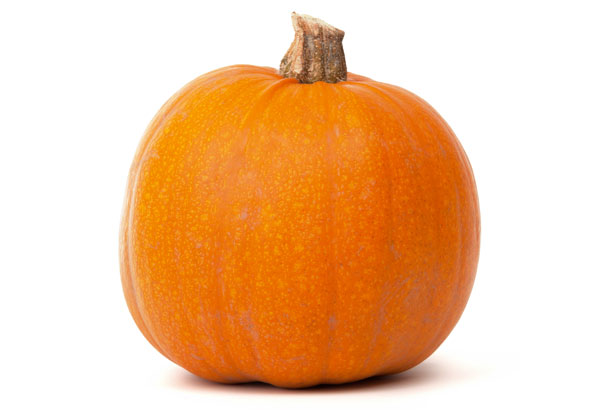
#> input picture pumpkin.jpg, 615 x 410 px
$ python pumpkin.py pumpkin.jpg
#> lines starting #> are read from the running program, lines starting #| are printed output that depends on the picture; after the words box and inside, x2 and y2 are one past the last pixel; in counts of white or black regions, pixels touching at a corner belong together
import numpy as np
import cv2
from sys import argv
import imageio

# Command line arg: file path to image to pumpkinize

def morph_ops(mask):
    little_kernel = np.ones((2,2), np.uint8)
    kernel = np.ones((3,3), np.uint8)
    big_kernel = np.ones((5,5), np.uint8)
    mask = cv2.morphologyEx(mask, cv2.MORPH_DILATE, little_kernel, iterations=1)
    #mask = cv2.morphologyEx(mask, cv2.MORPH_OPEN, kernel, iterations=5)
    smoothed = cv2.blur(mask, (1, 1))
    ret, smoothed = cv2.threshold(smoothed, 0, 255, cv2.THRESH_BINARY+cv2.THRESH_OTSU)
    return smoothed


def main():
    # Get image to pumpkinize from command line arg
    # TODO: whatever user checks are good practice that I will probably ignore
    img_path = argv[1]

    # Load pumpkin
    pum = cv2.imread('pumpkin.jpg')
#> pum is the input picture: shape (410, 615, 3); mean B, G, R 161.3, 198.7, 241.5

    # Load cutout image
    img = cv2.imread(img_path)

    # Resize everything
    print(pum.shape)
#| (410, 615, 3)
    cols, rows, ch = img.shape
#> cols = 410; rows = 615; ch = 3
    print(img.shape)
#| (410, 615, 3)
    if rows > cols:
        img_psize = cv2.resize(img, (280, int(280*float(cols)/rows)))
    else:
        img_psize = cv2.resize(img, (int(200*float(rows)/cols), 200))
    cols, rows, ch = img_psize.shape
#> cols = 186; rows = 280
    print(img_psize.shape)
#| (186, 280, 3)
    roi = pum[135:cols+135, 166:rows+166]
    print(roi.shape)
#| (186, 280, 3)

    # Convert image to grayscale
    gray = cv2.cvtColor(img_psize, cv2.COLOR_BGR2GRAY)
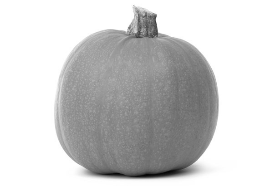
#> gray: shape (186, 280); min 6, max 255, mean 207.2

    # Segment
    ret, mask = cv2.threshold(gray, 10, 255, cv2.THRESH_BINARY+cv2.THRESH_OTSU)
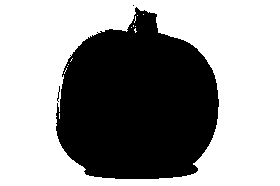
#> mask: shape (186, 280); 60% white; 3 black regions (2 under 20 px), largest, box (x1, y1, x2, y2) and area: (56, 7, 219, 179) 20819
#> ret = 195
    mask = morph_ops(mask)
#> in morph_ops, `mask = cv2.morphologyEx(mask, cv2.MORPH_DILATE, little_kernel, iterati..`: mask: shape (186, 280); 60.9% white; 5 black regions (4 under 20 px), largest, box (x1, y1, x2, y2) and area: (57, 9, 219, 179) 20376
#> in morph_ops, `ret, smoothed = cv2.threshold(smoothed, 0, 255, cv2.THRESH_BINARY+cv2...`: ret = 0
    mask_inv = cv2.bitwise_not(mask)

    # Load light
    light = cv2.imread('light.jpg')
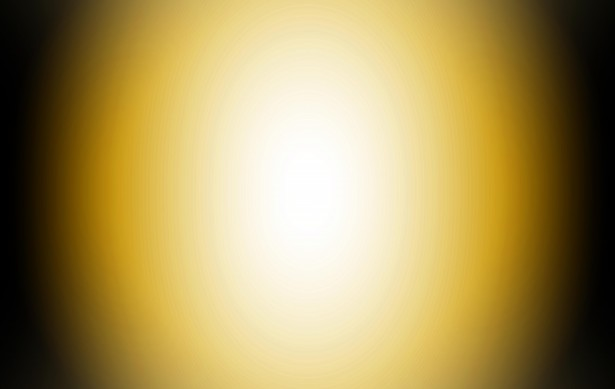
#> input picture light.jpg, 615 x 389 px
#> light is the input picture: shape (389, 615, 3); mean B, G, R 91.8, 149.1, 169.1
    light = cv2.resize(light, (pum.shape[1], pum.shape[0]))
#> light: shape (410, 615, 3)
    light = light[135:cols+135, 166:rows+166]
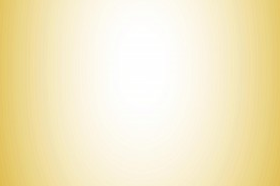
#> light: shape (186, 280, 3); mean B, G, R 197, 234.5, 245.6
    light_darker = light - 20

    # Combine everything
    pum_bg = cv2.bitwise_and(roi, roi, mask = np.uint8(mask))
    light_bg = cv2.bitwise_and(light, light, mask = np.uint8(mask_inv))
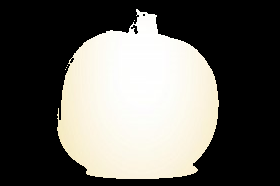
#> light_bg: shape (186, 280, 3); mean B, G, R 92, 97, 98.6
    light_bg_darker = cv2.bitwise_and(light_darker, light_darker, mask = np.uint8(mask_inv))
    both = cv2.add(pum_bg, light_bg)
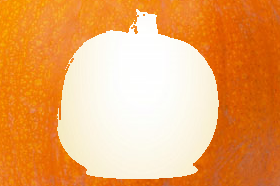
#> both: shape (186, 280, 3); mean B, G, R 102.6, 166.8, 236.6
    both_darker = cv2.add(pum_bg, light_bg_darker)
    pum[135:cols+135, 166:rows+166] = both
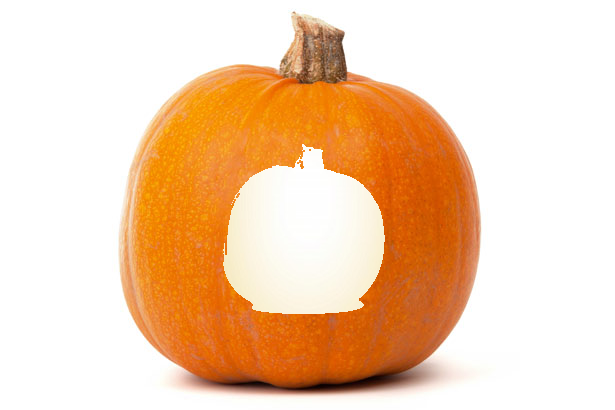
#> pum: shape (410, 615, 3); mean B, G, R 179.6, 209.5, 243.1
    pum_darker = pum.copy()
    pum_darker[135:cols+135, 166:rows+166] = both_darker
#> pum_darker: shape (410, 615, 3); 8.08% of pixels changed, all inside (x1, y1, x2, y2) = (223, 144, 385, 314)
    pum_g = cv2.cvtColor(pum, cv2.COLOR_RGB2BGR)
    pum_darker_g = cv2.cvtColor(pum_darker, cv2.COLOR_RGB2BGR)
    images = [pum_g, pum_darker_g]

    # Save final image
    img_path_split = img_path.split('.')
    cv2.imwrite(img_path_split[0] + '_pumpkin.png', pum)
    imageio.mimsave(img_path_split[0] + '_pumpkin.gif', images)

main()
